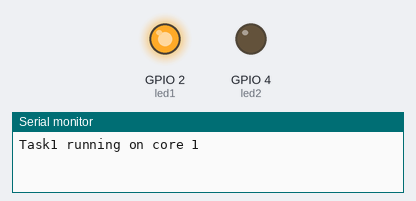
A sketch run on a simulated ESP32. Parts: output pins drawn as LEDs (lit = HIGH), the last lines printed to the serial monitor. At 2.0 s the program puts the board to deep sleep or switches it off; the recording ends there.

Above: at 0.1 s.
At 0.6 s:
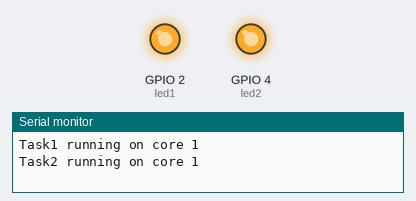
At 1.3 s:
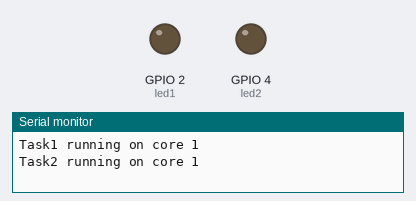
At 1.95 s:
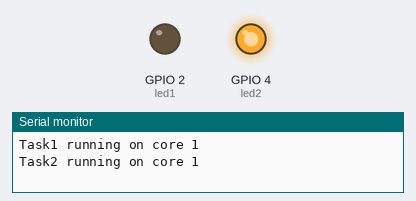
Timing chart, 0 to 2.0 s (numbered marks = the images above):
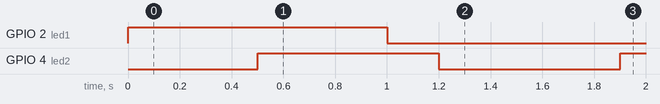

The sketch:

Dual_Core_Operation_Deep_Sleep.ino
```cpp
/*********
  Rui Santos
  Complete project details at https://randomnerdtutorials.com
*********/

TaskHandle_t Task1;
TaskHandle_t Task2;

#define uS_TO_S_FACTOR 1000000ULL  /* Conversion factor for micro seconds to seconds */
int TIME_TO_SLEEP = 5;        /* Time ESP32 will go to sleep (in seconds) */

// LED pins
const int led1 = 2;
const int led2 = 4;

void setup() {
  Serial.begin(115200);
  pinMode(led1, OUTPUT);
  pinMode(led2, OUTPUT);

  //create a task that will be executed in the Task1code() function, with priority 1 and executed on core 0
  xTaskCreatePinnedToCore(
                    Main_Loop,   /* Task function. */
                    "Task1",     /* name of task. */
                    10000,       /* Stack size of task */
                    NULL,        /* parameter of the task */
                    1,           /* priority of the task */
                    &Task1,      /* Task handle to keep track of created task */
                    0);          /* pin task to core 0 */
  delay(500);

  //create a task that will be executed in the Task2code() function, with priority 1 and executed on core 1
  xTaskCreatePinnedToCore(
                    Secondary_Loop,   /* Task function. */
                    "Task2",     /* name of task. */
                    10000,       /* Stack size of task */
                    NULL,        /* parameter of the task */
                    1,           /* priority of the task */
                    &Task2,      /* Task handle to keep track of created task */
                    1);          /* pin task to core 1 */
    delay(500);
}

//Task1code: blinks an LED every 1000 ms
void Main_Loop( void * pvParameters ){
  Serial.print("Task1 running on core ");
  Serial.println(xPortGetCoreID());

  for(;;){
    digitalWrite(led1, HIGH);
    delay(1000);
    digitalWrite(led1, LOW);
    delay(1000);
    esp_sleep_enable_timer_wakeup(TIME_TO_SLEEP * uS_TO_S_FACTOR); //ESP32 will go to deep sleep for TIME_TO_SLEEP Seconds
    esp_deep_sleep_start();
  }
}

//Task2code: blinks an LED every 700 ms
void Secondary_Loop( void * pvParameters ){
  Serial.print("Task2 running on core ");
  Serial.println(xPortGetCoreID());

  for(;;){
    digitalWrite(led2, HIGH);
    delay(700);
    digitalWrite(led2, LOW);
    delay(700);
  }
}

void loop() {

}
```

Measured:
- by itself, GPIO 2 (led1): HIGH → LOW at 1.0 s
- by itself, GPIO 4 (led2): HIGH → LOW at 1.2 s, → HIGH 0.70 s later
